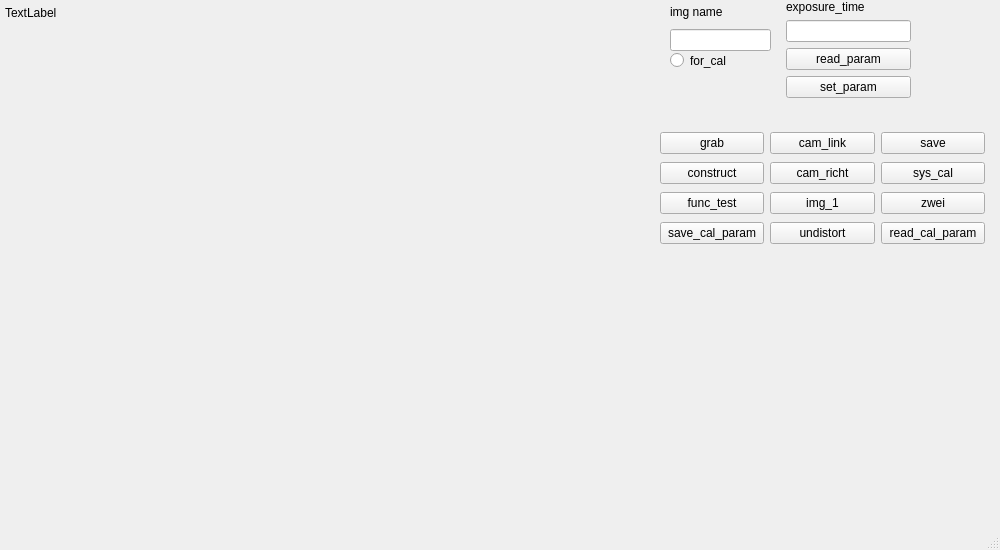
<?xml version="1.0" encoding="UTF-8"?>
<ui version="4.0">
 <class>MainWindow</class>
 <widget class="QMainWindow" name="MainWindow">
  <property name="geometry">
   <rect>
    <x>0</x>
    <y>0</y>
    <width>1000</width>
    <height>550</height>
   </rect>
  </property>
  <property name="windowTitle">
   <string>MainWindow</string>
  </property>
  <widget class="QWidget" name="centralwidget">
   <widget class="QLabel" name="img_continue">
    <property name="geometry">
     <rect>
      <x>5</x>
      <y>5</y>
      <width>81</width>
      <height>16</height>
     </rect>
    </property>
    <property name="text">
     <string>TextLabel</string>
    </property>
   </widget>
   <widget class="QWidget" name="layoutWidget">
    <property name="geometry">
     <rect>
      <x>660</x>
      <y>130</y>
      <width>325</width>
      <height>120</height>
     </rect>
    </property>
    <layout class="QGridLayout" name="gridLayout">
     <item row="0" column="0">
      <widget class="QPushButton" name="grab">
       <property name="text">
        <string>grab</string>
       </property>
      </widget>
     </item>
     <item row="3" column="1">
      <widget class="QPushButton" name="img_1">
       <property name="text">
        <string>img_1</string>
       </property>
      </widget>
     </item>
     <item row="3" column="2">
      <widget class="QPushButton" name="zwei">
       <property name="text">
        <string>zwei</string>
       </property>
      </widget>
     </item>
     <item row="2" column="1">
      <widget class="QPushButton" name="cam_richt">
       <property name="text">
        <string>cam_richt</string>
       </property>
      </widget>
     </item>
     <item row="0" column="2">
      <widget class="QPushButton" name="save">
       <property name="text">
        <string>save</string>
       </property>
      </widget>
     </item>
     <item row="0" column="1">
      <widget class="QPushButton" name="cam_link">
       <property name="text">
        <string>cam_link</string>
       </property>
      </widget>
     </item>
     <item row="2" column="0">
      <widget class="QPushButton" name="construct">
       <property name="text">
        <string>construct</string>
       </property>
      </widget>
     </item>
     <item row="3" column="0">
      <widget class="QPushButton" name="func_test">
       <property name="text">
        <string>func_test</string>
       </property>
      </widget>
     </item>
     <item row="2" column="2">
      <widget class="QPushButton" name="sys_cal">
       <property name="text">
        <string>sys_cal</string>
       </property>
      </widget>
     </item>
     <item row="4" column="0">
      <widget class="QPushButton" name="save_cal_param">
       <property name="text">
        <string>save_cal_param</string>
       </property>
      </widget>
     </item>
     <item row="4" column="1">
      <widget class="QPushButton" name="undistort">
       <property name="text">
        <string>undistort</string>
       </property>
      </widget>
     </item>
     <item row="4" column="2">
      <widget class="QPushButton" name="read_cal_param">
       <property name="text">
        <string>read_cal_param</string>
       </property>
      </widget>
     </item>
    </layout>
   </widget>
   <widget class="QWidget" name="layoutWidget">
    <property name="geometry">
     <rect>
      <x>780</x>
      <y>0</y>
      <width>131</width>
      <height>118</height>
     </rect>
    </property>
    <layout class="QFormLayout" name="formLayout_2">
     <item row="3" column="1">
      <widget class="QPushButton" name="set_param">
       <property name="text">
        <string>set_param</string>
       </property>
      </widget>
     </item>
     <item row="0" column="1">
      <widget class="QLabel" name="exposure_time">
       <property name="text">
        <string>exposure_time</string>
       </property>
      </widget>
     </item>
     <item row="1" column="1">
      <widget class="QLineEdit" name="exposure_time_set"/>
     </item>
     <item row="2" column="1">
      <widget class="QPushButton" name="read_param">
       <property name="text">
        <string>read_param</string>
       </property>
      </widget>
     </item>
    </layout>
   </widget>
   <widget class="QWidget" name="layoutWidget">
    <property name="geometry">
     <rect>
      <x>670</x>
      <y>0</y>
      <width>101</width>
      <height>51</height>
     </rect>
    </property>
    <layout class="QVBoxLayout" name="verticalLayout">
     <item>
      <widget class="QLabel" name="label_4">
       <property name="maximumSize">
        <size>
         <width>16777215</width>
         <height>8777219</height>
        </size>
       </property>
       <property name="text">
        <string>img name</string>
       </property>
      </widget>
     </item>
     <item>
      <widget class="QLineEdit" name="img_name"/>
     </item>
    </layout>
   </widget>
   <widget class="QRadioButton" name="for_cal">
    <property name="geometry">
     <rect>
      <x>670</x>
      <y>50</y>
      <width>72</width>
      <height>21</height>
     </rect>
    </property>
    <property name="text">
     <string>for_cal</string>
    </property>
   </widget>
  </widget>
  <widget class="QMenuBar" name="menubar">
   <property name="geometry">
    <rect>
     <x>0</x>
     <y>0</y>
     <width>1000</width>
     <height>22</height>
    </rect>
   </property>
  </widget>
  <widget class="QStatusBar" name="statusbar"/>
 </widget>
 <resources/>
 <connections/>
</ui>
